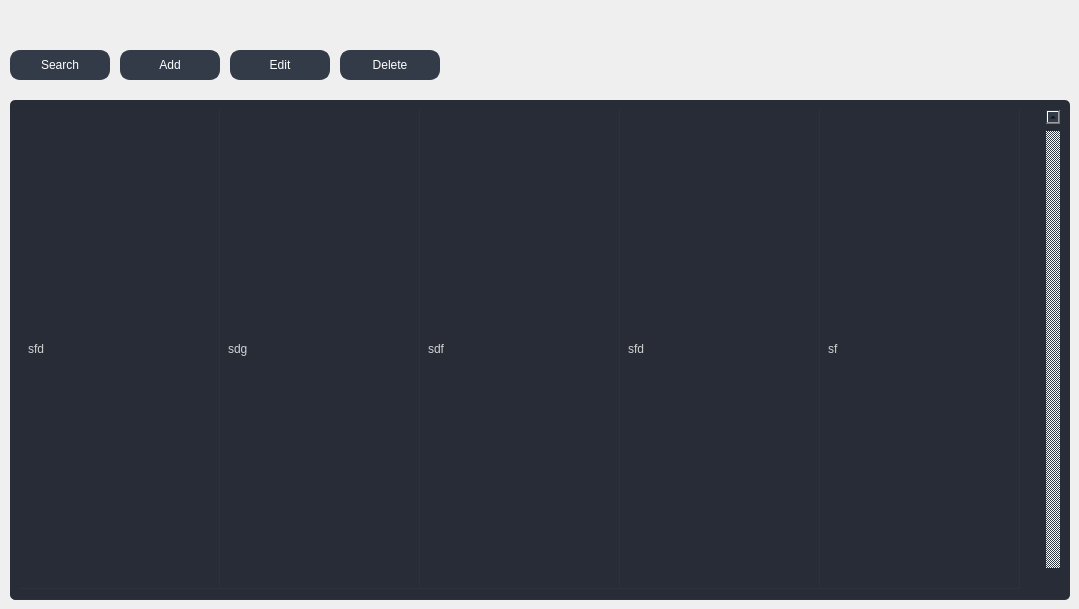
      <widget class="QWidget" name="page_device">
       <widget class="QTableWidget" name="table_devices">
        <property name="geometry">
         <rect>
          <x>10</x>
          <y>100</y>
          <width>1060</width>
          <height>500</height>
         </rect>
        </property>
        <property name="palette">
         <palette>
          <active>
           <colorrole role="WindowText">
            <brush brushstyle="SolidPattern">
             <color alpha="255">
              <red>210</red>
              <green>210</green>
              <blue>210</blue>
             </color>
            </brush>
           </colorrole>
           <colorrole role="Button">
            <brush brushstyle="SolidPattern">
             <color alpha="255">
              <red>39</red>
              <green>44</green>
              <blue>54</blue>
             </color>
            </brush>
           </colorrole>
           <colorrole role="Text">
            <brush brushstyle="SolidPattern">
             <color alpha="255">
              <red>210</red>
              <green>210</green>
              <blue>210</blue>
             </color>
            </brush>
           </colorrole>
           <colorrole role="ButtonText">
            <brush brushstyle="SolidPattern">
             <color alpha="255">
              <red>210</red>
              <green>210</green>
              <blue>210</blue>
             </color>
            </brush>
           </colorrole>
           <colorrole role="Base">
            <brush brushstyle="SolidPattern">
             <color alpha="255">
              <red>39</red>
              <green>44</green>
              <blue>54</blue>
             </color>
            </brush>
           </colorrole>
           <colorrole role="Window">
            <brush brushstyle="SolidPattern">
             <color alpha="255">
              <red>39</red>
              <green>44</green>
              <blue>54</blue>
             </color>
            </brush>
           </colorrole>
          </active>
          <inactive>
           <colorrole role="WindowText">
            <brush brushstyle="SolidPattern">
             <color alpha="255">
              <red>210</red>
              <green>210</green>
              <blue>210</blue>
             </color>
            </brush>
           </colorrole>
           <colorrole role="Button">
            <brush brushstyle="SolidPattern">
             <color alpha="255">
              <red>39</red>
              <green>44</green>
              <blue>54</blue>
             </color>
            </brush>
           </colorrole>
           <colorrole role="Text">
            <brush brushstyle="SolidPattern">
             <color alpha="255">
              <red>210</red>
              <green>210</green>
              <blue>210</blue>
             </color>
            </brush>
           </colorrole>
           <colorrole role="ButtonText">
            <brush brushstyle="SolidPattern">
             <color alpha="255">
              <red>210</red>
              <green>210</green>
              <blue>210</blue>
             </color>
            </brush>
           </colorrole>
           <colorrole role="Base">
            <brush brushstyle="SolidPattern">
             <color alpha="255">
              <red>39</red>
              <green>44</green>
              <blue>54</blue>
             </color>
            </brush>
           </colorrole>
           <colorrole role="Window">
            <brush brushstyle="SolidPattern">
             <color alpha="255">
              <red>39</red>
              <green>44</green>
              <blue>54</blue>
             </color>
            </brush>
           </colorrole>
          </inactive>
          <disabled>
           <colorrole role="WindowText">
            <brush brushstyle="SolidPattern">
             <color alpha="255">
              <red>210</red>
              <green>210</green>
              <blue>210</blue>
             </color>
            </brush>
           </colorrole>
           <colorrole role="Button">
            <brush brushstyle="SolidPattern">
             <color alpha="255">
              <red>39</red>
              <green>44</green>
              <blue>54</blue>
             </color>
            </brush>
           </colorrole>
           <colorrole role="Text">
            <brush brushstyle="SolidPattern">
             <color alpha="255">
              <red>210</red>
              <green>210</green>
              <blue>210</blue>
             </color>
            </brush>
           </colorrole>
           <colorrole role="ButtonText">
            <brush brushstyle="SolidPattern">
             <color alpha="255">
              <red>210</red>
              <green>210</green>
              <blue>210</blue>
             </color>
            </brush>
           </colorrole>
           <colorrole role="Base">
            <brush brushstyle="SolidPattern">
             <color alpha="255">
              <red>39</red>
              <green>44</green>
              <blue>54</blue>
             </color>
            </brush>
           </colorrole>
           <colorrole role="Window">
            <brush brushstyle="SolidPattern">
             <color alpha="255">
              <red>39</red>
              <green>44</green>
              <blue>54</blue>
             </color>
            </brush>
           </colorrole>
          </disabled>
         </palette>
        </property>
        <property name="styleSheet">
         <string notr="true">QTableWidget {	
	background-color: rgb(39, 44, 54);
	padding: 10px;
	border-radius: 5px;
	gridline-color: rgb(44, 49, 60);
	border-bottom: 1px solid rgb(44, 49, 60);
}
QTableWidget::item{
	border-color: rgb(44, 49, 60);
	padding-left: 5px;
	padding-right: 5px;
	gridline-color: rgb(44, 49, 60);
}
QTableWidget::item:selected{
	background-color: rgb(85, 170, 255);
}
QScrollBar:horizontal {
    border: none;
    background: rgb(52, 59, 72);
    height: 14px;
    margin: 0px 21px 0 21px;
	border-radius: 0px;
}
 QScrollBar:vertical {
	border: none;
    background: rgb(52, 59, 72);
    width: 14px;
    margin: 21px 0 21px 0;
	border-radius: 0px;
 }
QHeaderView::section{
	Background-color: rgb(39, 44, 54);
	max-width: 30px;
	border: 1px solid rgb(44, 49, 60);
	border-style: none;
    border-bottom: 1px solid rgb(44, 49, 60);
    border-right: 1px solid rgb(44, 49, 60);
}
QTableWidget::horizontalHeader {	
	background-color: rgb(81, 255, 0);
}
QHeaderView::section:horizontal
{
    border: 1px solid rgb(32, 34, 42);
	background-color: rgb(27, 29, 35);
	color: rgb(255, 255, 255);
	padding: 3px;
	border-top-left-radius: 7px;
    border-top-right-radius: 7px;
}
QHeaderView::section:vertical
{
    border: 1px solid rgb(44, 49, 60);
}
</string>
        </property>
        <property name="frameShape">
         <enum>QFrame::NoFrame</enum>
        </property>
        <property name="verticalScrollBarPolicy">
         <enum>Qt::ScrollBarAlwaysOn</enum>
        </property>
        <property name="sizeAdjustPolicy">
         <enum>QAbstractScrollArea::AdjustToContents</enum>
        </property>
        <property name="editTriggers">
         <set>QAbstractItemView::NoEditTriggers</set>
        </property>
        <property name="alternatingRowColors">
         <bool>false</bool>
        </property>
        <property name="selectionMode">
         <enum>QAbstractItemView::SingleSelection</enum>
        </property>
        <property name="selectionBehavior">
         <enum>QAbstractItemView::SelectRows</enum>
        </property>
        <property name="textElideMode">
         <enum>Qt::ElideMiddle</enum>
        </property>
        <property name="rowCount">
         <number>1</number>
        </property>
        <property name="columnCount">
         <number>5</number>
        </property>
        <attribute name="horizontalHeaderVisible">
         <bool>false</bool>
        </attribute>
        <attribute name="horizontalHeaderCascadingSectionResizes">
         <bool>true</bool>
        </attribute>
        <attribute name="horizontalHeaderDefaultSectionSize">
         <number>200</number>
        </attribute>
        <attribute name="horizontalHeaderStretchLastSection">
         <bool>false</bool>
        </attribute>
        <attribute name="verticalHeaderVisible">
         <bool>false</bool>
        </attribute>
        <attribute name="verticalHeaderHighlightSections">
         <bool>false</bool>
        </attribute>
        <attribute name="verticalHeaderStretchLastSection">
         <bool>true</bool>
        </attribute>
        <row/>
        <column>
         <property name="text">
          <string/>
         </property>
        </column>
        <column>
         <property name="text">
          <string>Device Name</string>
         </property>
        </column>
        <column>
         <property name="text">
          <string>Serial Number</string>
         </property>
        </column>
        <column>
         <property name="text">
          <string>IP Address</string>
         </property>
        </column>
        <column>
         <property name="text">
          <string>State</string>
         </property>
        </column>
        <item row="0" column="0">
         <property name="text">
          <string>sfd</string>
         </property>
        </item>
        <item row="0" column="1">
         <property name="text">
          <string>sdg</string>
         </property>
        </item>
        <item row="0" column="2">
         <property name="text">
          <string>sdf</string>
         </property>
        </item>
        <item row="0" column="3">
         <property name="text">
          <string>sfd</string>
         </property>
        </item>
        <item row="0" column="4">
         <property name="text">
          <string>sf</string>
         </property>
        </item>
       </widget>
       <widget class="QPushButton" name="button_add_device">
        <property name="geometry">
         <rect>
          <x>120</x>
          <y>50</y>
          <width>100</width>
          <height>30</height>
         </rect>
        </property>
        <property name="styleSheet">
         <string notr="true">QPushButton {
	border: 2px solid rgb(52, 59, 72);
	border-radius: 10px;	
	background-color: rgb(52, 59, 72);
	color: rgb(255, 255, 255);
}
QPushButton:hover {
	background-color: rgb(57, 65, 80);
	color: rgb(227, 227, 227);
	border: 2px solid rgb(61, 70, 86);
}
QPushButton:pressed {	
	background-color: rgb(35, 40, 49);
	color: rgb(255, 255, 255);
	border: 2px solid rgb(43, 50, 61);
}</string>
        </property>
        <property name="text">
         <string>Add</string>
        </property>
        <property name="icon">
         <iconset resource="files.qrc">
          <normaloff>:/16x16/data/resources/icons/16x16/cil-plus.png</normaloff>:/16x16/data/resources/icons/16x16/cil-plus.png</iconset>
        </property>
       </widget>
       <widget class="QPushButton" name="button_search_device">
        <property name="geometry">
         <rect>
          <x>10</x>
          <y>50</y>
          <width>100</width>
          <height>30</height>
         </rect>
        </property>
        <property name="styleSheet">
         <string notr="true">QPushButton {
	border: 2px solid rgb(52, 59, 72);
	border-radius: 10px;	
	background-color: rgb(52, 59, 72);
	color: rgb(255, 255, 255);
}
QPushButton:hover {
	background-color: rgb(57, 65, 80);
	color: rgb(227, 227, 227);
	border: 2px solid rgb(61, 70, 86);
}
QPushButton:pressed {	
	background-color: rgb(35, 40, 49);
	color: rgb(255, 255, 255);
	border: 2px solid rgb(43, 50, 61);
}</string>
        </property>
        <property name="text">
         <string>Search</string>
        </property>
        <property name="icon">
         <iconset resource="files.qrc">
          <normaloff>:/16x16/data/resources/icons/16x16/cil-find-in-page.png</normaloff>:/16x16/data/resources/icons/16x16/cil-find-in-page.png</iconset>
        </property>
       </widget>
       <widget class="QPushButton" name="button_edit_device">
        <property name="geometry">
         <rect>
          <x>230</x>
          <y>50</y>
          <width>100</width>
          <height>30</height>
         </rect>
        </property>
        <property name="styleSheet">
         <string notr="true">QPushButton {
	border: 2px solid rgb(52, 59, 72);
	border-radius: 10px;	
	background-color: rgb(52, 59, 72);
	color: rgb(255, 255, 255);
}
QPushButton:hover {
	background-color: rgb(57, 65, 80);
	color: rgb(227, 227, 227);
	border: 2px solid rgb(61, 70, 86);
}
QPushButton:pressed {	
	background-color: rgb(35, 40, 49);
	color: rgb(255, 255, 255);
	border: 2px solid rgb(43, 50, 61);
}</string>
        </property>
        <property name="text">
         <string>Edit</string>
        </property>
        <property name="icon">
         <iconset resource="files.qrc">
          <normaloff>:/16x16/data/resources/icons/16x16/cil-pencil.png</normaloff>:/16x16/data/resources/icons/16x16/cil-pencil.png</iconset>
        </property>
       </widget>
       <widget class="QPushButton" name="button_delete_device">
        <property name="geometry">
         <rect>
          <x>340</x>
          <y>50</y>
          <width>100</width>
          <height>30</height>
         </rect>
        </property>
        <property name="styleSheet">
         <string notr="true">QPushButton {
	border: 2px solid rgb(52, 59, 72);
	border-radius: 10px;	
	background-color: rgb(52, 59, 72);
	color: rgb(255, 255, 255);
}
QPushButton:hover {
	background-color: rgb(57, 65, 80);
	color: rgb(227, 227, 227);
	border: 2px solid rgb(61, 70, 86);
}
QPushButton:pressed {	
	background-color: rgb(35, 40, 49);
	color: rgb(255, 255, 255);
	border: 2px solid rgb(43, 50, 61);
}</string>
        </property>
        <property name="text">
         <string>Delete</string>
        </property>
        <property name="icon">
         <iconset resource="files.qrc">
          <normaloff>:/16x16/data/resources/icons/16x16/cil-remove.png</normaloff>:/16x16/data/resources/icons/16x16/cil-remove.png</iconset>
        </property>
       </widget>
      </widget>
